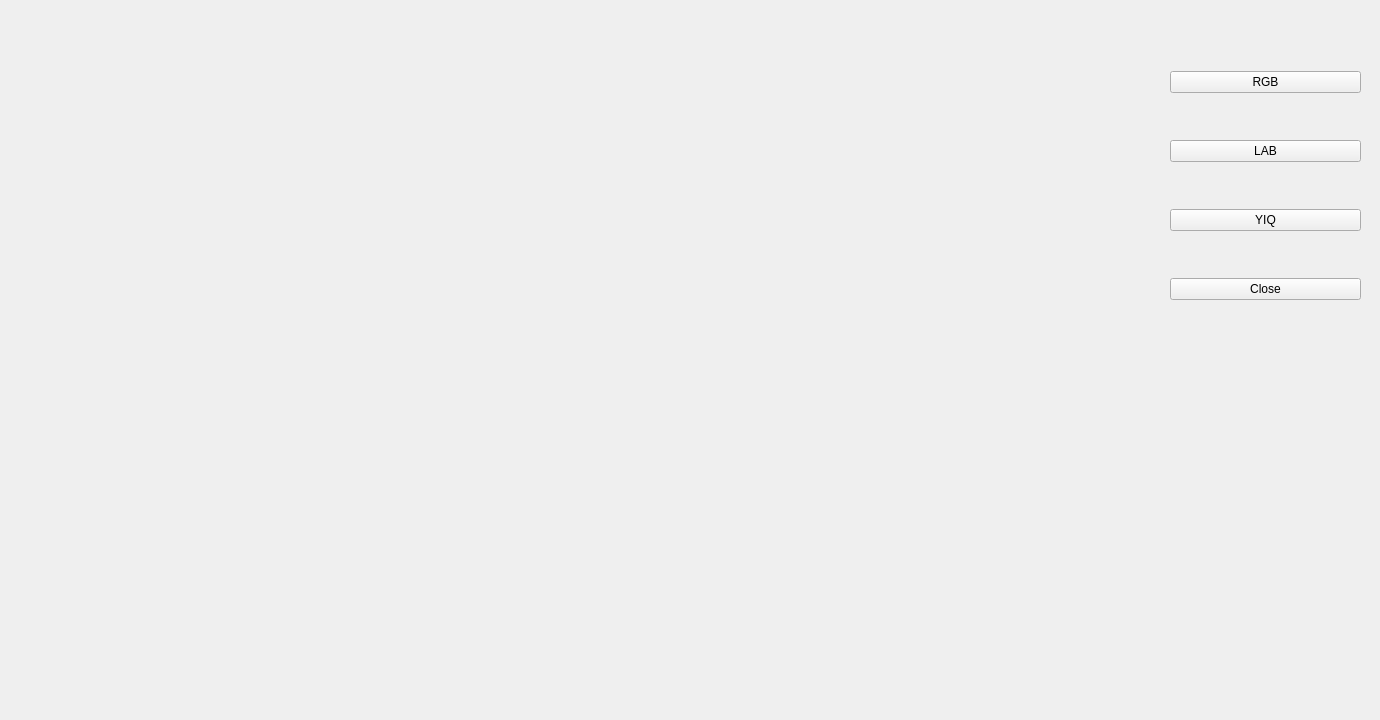
<?xml version="1.0" encoding="UTF-8"?>
<ui version="4.0">
 <class>histogramWindow</class>
 <widget class="QWidget" name="histogramWindow">
  <property name="geometry">
   <rect>
    <x>0</x>
    <y>0</y>
    <width>1380</width>
    <height>720</height>
   </rect>
  </property>
  <property name="windowTitle">
   <string>Form</string>
  </property>
  <widget class="QLabel" name="targetImageFullLabel">
   <property name="geometry">
    <rect>
     <x>4</x>
     <y>4</y>
     <width>340</width>
     <height>340</height>
    </rect>
   </property>
   <property name="text">
    <string/>
   </property>
  </widget>
  <widget class="QLabel" name="targetImageALabel">
   <property name="geometry">
    <rect>
     <x>348</x>
     <y>4</y>
     <width>270</width>
     <height>270</height>
    </rect>
   </property>
   <property name="text">
    <string/>
   </property>
  </widget>
  <widget class="QLabel" name="targetImageBLabel">
   <property name="geometry">
    <rect>
     <x>622</x>
     <y>4</y>
     <width>270</width>
     <height>270</height>
    </rect>
   </property>
   <property name="text">
    <string/>
   </property>
  </widget>
  <widget class="QLabel" name="targetImageCLabel">
   <property name="geometry">
    <rect>
     <x>896</x>
     <y>4</y>
     <width>270</width>
     <height>270</height>
    </rect>
   </property>
   <property name="text">
    <string/>
   </property>
  </widget>
  <widget class="QLabel" name="targetHistogramALabel">
   <property name="geometry">
    <rect>
     <x>348</x>
     <y>278</y>
     <width>255</width>
     <height>80</height>
    </rect>
   </property>
   <property name="text">
    <string/>
   </property>
  </widget>
  <widget class="QLabel" name="targetHistogramBLabel">
   <property name="geometry">
    <rect>
     <x>622</x>
     <y>278</y>
     <width>255</width>
     <height>80</height>
    </rect>
   </property>
   <property name="text">
    <string/>
   </property>
  </widget>
  <widget class="QLabel" name="targetHistogramCLabel">
   <property name="geometry">
    <rect>
     <x>896</x>
     <y>278</y>
     <width>255</width>
     <height>80</height>
    </rect>
   </property>
   <property name="text">
    <string/>
   </property>
  </widget>
  <widget class="QLabel" name="resultImageFullLabel">
   <property name="geometry">
    <rect>
     <x>4</x>
     <y>362</y>
     <width>340</width>
     <height>340</height>
    </rect>
   </property>
   <property name="text">
    <string/>
   </property>
  </widget>
  <widget class="QLabel" name="resultImageALabel">
   <property name="geometry">
    <rect>
     <x>348</x>
     <y>362</y>
     <width>270</width>
     <height>270</height>
    </rect>
   </property>
   <property name="text">
    <string/>
   </property>
  </widget>
  <widget class="QLabel" name="resultImageBLabel">
   <property name="geometry">
    <rect>
     <x>622</x>
     <y>362</y>
     <width>270</width>
     <height>270</height>
    </rect>
   </property>
   <property name="text">
    <string/>
   </property>
  </widget>
  <widget class="QLabel" name="resultImageCLabel">
   <property name="geometry">
    <rect>
     <x>896</x>
     <y>362</y>
     <width>270</width>
     <height>270</height>
    </rect>
   </property>
   <property name="text">
    <string/>
   </property>
  </widget>
  <widget class="QLabel" name="resultHistogramALabel">
   <property name="geometry">
    <rect>
     <x>348</x>
     <y>636</y>
     <width>255</width>
     <height>80</height>
    </rect>
   </property>
   <property name="text">
    <string/>
   </property>
  </widget>
  <widget class="QLabel" name="resultHistogramBLabel">
   <property name="geometry">
    <rect>
     <x>622</x>
     <y>636</y>
     <width>255</width>
     <height>80</height>
    </rect>
   </property>
   <property name="text">
    <string/>
   </property>
  </widget>
  <widget class="QLabel" name="resultHistogramCLabel">
   <property name="geometry">
    <rect>
     <x>896</x>
     <y>636</y>
     <width>255</width>
     <height>80</height>
    </rect>
   </property>
   <property name="text">
    <string/>
   </property>
  </widget>
  <widget class="QWidget" name="verticalLayoutWidget">
   <property name="geometry">
    <rect>
     <x>1170</x>
     <y>30</y>
     <width>191</width>
     <height>311</height>
    </rect>
   </property>
   <layout class="QVBoxLayout" name="verticalLayout">
    <item>
     <spacer name="verticalSpacer">
      <property name="orientation">
       <enum>Qt::Vertical</enum>
      </property>
      <property name="sizeHint" stdset="0">
       <size>
        <width>20</width>
        <height>40</height>
       </size>
      </property>
     </spacer>
    </item>
    <item>
     <widget class="QPushButton" name="RGBButton">
      <property name="text">
       <string>RGB</string>
      </property>
     </widget>
    </item>
    <item>
     <spacer name="verticalSpacer_3">
      <property name="orientation">
       <enum>Qt::Vertical</enum>
      </property>
      <property name="sizeHint" stdset="0">
       <size>
        <width>20</width>
        <height>40</height>
       </size>
      </property>
     </spacer>
    </item>
    <item>
     <widget class="QPushButton" name="LABButton">
      <property name="text">
       <string>LAB</string>
      </property>
     </widget>
    </item>
    <item>
     <spacer name="verticalSpacer_4">
      <property name="orientation">
       <enum>Qt::Vertical</enum>
      </property>
      <property name="sizeHint" stdset="0">
       <size>
        <width>20</width>
        <height>40</height>
       </size>
      </property>
     </spacer>
    </item>
    <item>
     <widget class="QPushButton" name="YIQButton">
      <property name="text">
       <string>YIQ</string>
      </property>
     </widget>
    </item>
    <item>
     <spacer name="verticalSpacer_5">
      <property name="orientation">
       <enum>Qt::Vertical</enum>
      </property>
      <property name="sizeHint" stdset="0">
       <size>
        <width>20</width>
        <height>40</height>
       </size>
      </property>
     </spacer>
    </item>
    <item>
     <widget class="QPushButton" name="hideButton">
      <property name="text">
       <string>Close</string>
      </property>
     </widget>
    </item>
    <item>
     <spacer name="verticalSpacer_2">
      <property name="orientation">
       <enum>Qt::Vertical</enum>
      </property>
      <property name="sizeHint" stdset="0">
       <size>
        <width>20</width>
        <height>40</height>
       </size>
      </property>
     </spacer>
    </item>
   </layout>
  </widget>
 </widget>
 <resources/>
 <connections>
  <connection>
   <sender>hideButton</sender>
   <signal>clicked()</signal>
   <receiver>histogramWindow</receiver>
   <slot>hide()</slot>
   <hints>
    <hint type="sourcelabel">
     <x>1271</x>
     <y>334</y>
    </hint>
    <hint type="destinationlabel">
     <x>1336</x>
     <y>274</y>
    </hint>
   </hints>
  </connection>
 </connections>
</ui>
